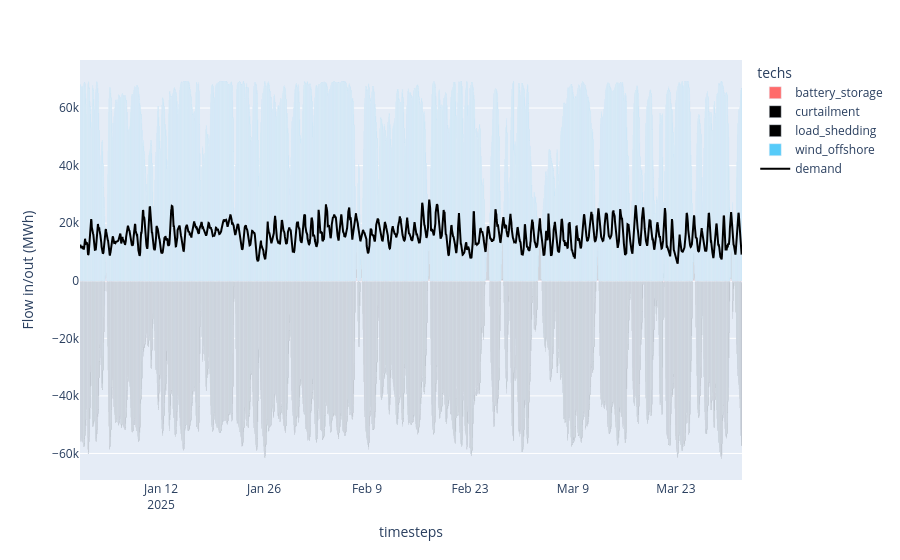

Here is the notebook cell this chart was saved with:
### Code cell
plot_dispatch(
    model_path=f"results/{scenario_name}_results.nc",
    plot_export_path=f"results/{scenario_name}_dispatch.html",
)

### Figure 1 — Plotly figure (JSON) as saved in the notebook; plotly's stock layout.template omitted (floating-point values rounded to 4 significant figures; data arrays with more than 128 entries replaced by an {"elided": "..."} marker saying what was removed)
{"data": [{"hovertemplate": "techs=battery_storage<br>timesteps=%{x}<br>Flow in/out (MWh)=%{y}<extra></extra>", "legendgroup": "battery_storage", "marker": {"color": "#FF6B6B", "pattern": {"shape": ""}}, "name": "battery_storage", "orientation": "v", "showlegend": true, "textposition": "auto", "type": "bar", "x": {"elided": "2160 str values"}, "xaxis": "x", "y": {"elided": "2160 float values"}, "yaxis": "y"}, {"hovertemplate": "techs=curtailment<br>timesteps=%{x}<br>Flow in/out (MWh)=%{y}<extra></extra>", "legendgroup": "curtailment", "marker": {"color": "#000000", "pattern": {"shape": ""}}, "name": "curtailment", "orientation": "v", "showlegend": true, "textposition": "auto", "type": "bar", "x": {"elided": "2083 str values"}, "xaxis": "x", "y": {"elided": "2083 float values"}, "yaxis": "y"}, {"hovertemplate": "techs=load_shedding<br>timesteps=%{x}<br>Flow in/out (MWh)=%{y}<extra></extra>", "legendgroup": "load_shedding", "marker": {"color": "#000000", "pattern": {"shape": ""}}, "name": "load_shedding", "orientation": "v", "showlegend": true, "textposition": "auto", "type": "bar", "x": {"elided": "2160 str values"}, "xaxis": "x", "y": {"elided": "2160 float values"}, "yaxis": "y"}, {"hovertemplate": "techs=wind_offshore<br>timesteps=%{x}<br>Flow in/out (MWh)=%{y}<extra></extra>", "legendgroup": "wind_offshore", "marker": {"color": "#56CBF9", "pattern": {"shape": ""}}, "name": "wind_offshore", "orientation": "v", "showlegend": true, "textposition": "auto", "type": "bar", "x": {"elided": "2160 str values"}, "xaxis": "x", "y": {"elided": "2160 float values"}, "yaxis": "y"}, {"marker": {"color": "black"}, "name": "demand", "type": "scatter", "x": {"elided": "2160 str values"}, "y": {"elided": "2160 float values"}}], "layout": {"barmode": "relative", "legend": {"title": {"text": "techs"}, "tracegroupgap": 0}, "margin": {"t": 60}, "xaxis": {"anchor": "y", "domain": [0, 1], "title": {"text": "timesteps"}}, "yaxis": {"anchor": "x", "domain": [0, 1], "title": {"text": "Flow in/out (MWh)"}}}}
